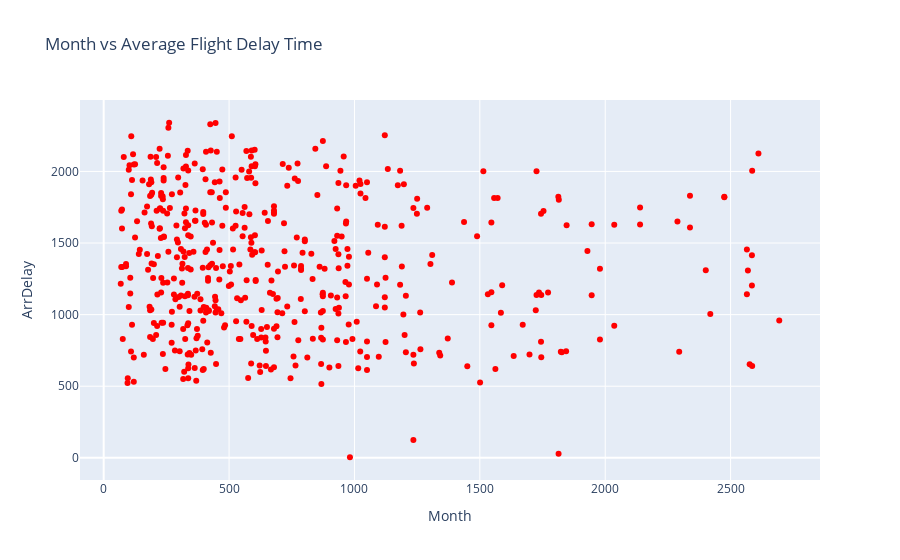

The notebook cell this image was saved under:
### Markdown cell above
#### To do:

*   Create a line plot with x-axis being the month and y-axis being computed average delay time. Update plot title,\
    xaxis, and yaxis title.

*   Hint: Scatter and line plot vary by updating mode parameter.

### Code cell
# Create line plot here
ig = go.Figure(data=go.Scatter(x=line_data['Month'], y=line_data['ArrDelay'], mode='lines', marker=dict(color='orange')))
fig.update_layout(title='Month vs Average Flight Delay Time', xaxis_title='Month', yaxis_title='ArrDelay')
fig.show()

### Figure 1 — Plotly figure (JSON) as saved in the notebook; plotly's stock layout.template omitted (floating-point values rounded to 4 significant figures; data arrays with more than 128 entries replaced by an {"elided": "..."} marker saying what was removed)
{"data": [{"marker": {"color": "red"}, "mode": "markers", "type": "scatter", "x": {"elided": "500 int values"}, "y": {"elided": "500 int values"}}], "layout": {"autosize": true, "title": {"text": "Month vs Average Flight Delay Time"}, "xaxis": {"autorange": true, "range": [-90.1, 2852.0], "title": {"text": "Month"}, "type": "linear"}, "yaxis": {"autorange": true, "range": [-167.1, 2511.0], "title": {"text": "ArrDelay"}, "type": "linear"}}}
